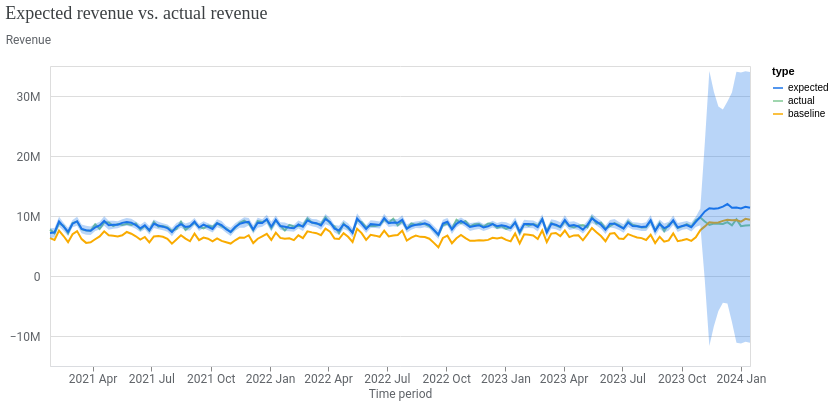

The code cell stored with this chart in its notebook:
### Code cell
# 8.2: Fit
model_fit = visualizer.ModelFit(mmm)
model_fit.plot_model_fit()

### Figure 1 — Vega-Lite specification as saved in the notebook (floating-point values rounded to 4 significant figures; data arrays with more than 128 entries replaced by an {"elided": "..."} marker saying what was removed)
{"config": {"view": {"continuousWidth": 300, "continuousHeight": 300}, "axis": {"labelColor": "#5F6368", "labelFont": "Roboto", "labelFontSize": 12, "titleColor": "#5F6368", "titleFont": "Roboto", "titleFontSize": 12, "titleFontWeight": "normal"}}, "layer": [{"mark": {"type": "line"}, "encoding": {"color": {"field": "type", "scale": {"domain": ["expected", "actual", "baseline"], "range": ["#1A73E8", "#81C995", "#F9AB00"]}, "type": "nominal"}, "x": {"axis": {"domainColor": "#DADCE0", "format": "%Y %b", "grid": false, "tickCount": 8}, "field": "time", "title": "Time period", "type": "temporal"}, "y": {"axis": {"domain": false, "labelExpr": "replace(format(datum.value, '.3~s'), 'G', 'B')", "labelPadding": 10, "tickCount": 5, "ticks": false, "titleAlign": "left", "titleAngle": 0, "titleY": -20}, "field": "mean", "title": "Revenue", "type": "quantitative"}}}, {"mark": {"type": "area", "opacity": 0.3}, "encoding": {"color": {"field": "type", "legend": null, "scale": {"domain": ["expected"], "range": ["#1A73E8"]}, "type": "nominal"}, "x": {"field": "time", "type": "temporal"}, "y": {"field": "ci_hi", "type": "quantitative"}, "y2": {"field": "ci_lo"}}}], "data": {"name": "data-5510d7a32d2f95022bfb925ddf8a0c93"}, "resolve": {"scale": {"color": "independent"}}, "title": {"text": "Expected revenue vs. actual revenue", "anchor": "start", "color": "#3C4043", "font": "Google Sans Display", "fontSize": 18, "fontWeight": "normal", "offset": 10}, "width": 700, "$schema": "https://vega.github.io/schema/vega-lite/v5.20.1.json", "datasets": {"data-5510d7a32d2f95022bfb925ddf8a0c93": {"elided": "468 records"}}}
